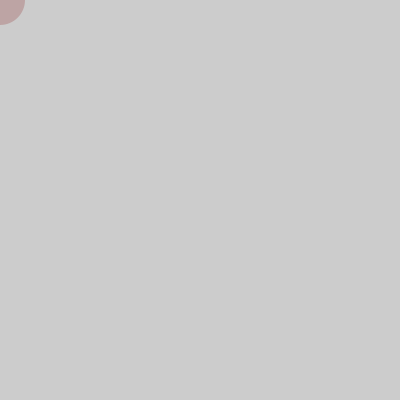
Frame 1 (no input)
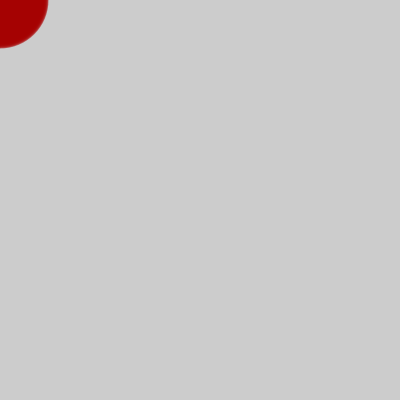
Frame 60 (the mouse pressed at the canvas centre just before this capture)
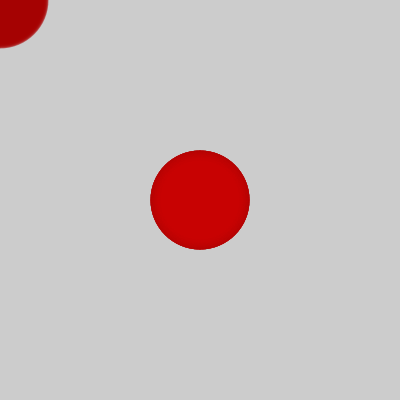
Frame 120 (the mouse held since frame 60 and released just before this capture)

The Processing sketch that drew these frames (run headless with seeded random() and noise(); from frame 60 on, the mouse is pressed at the canvas centre):

// Processing sketch: Red_Snake_Paso_06
// ── Red_Snake_Paso_06.pde
/*
 * Red Snake 
 *
 * Program to create a red snake moving through the screen
 * 
 * Step 6:
 *  - change the circle size with the time
 *  - just like before, you will need a variable to store the size
 *  - you can use the same function as for the color, but changing the frequency
 *  - for a better visual effect, add transparency to the color
 *
 * (c) 2013 D. Cuartielles, Arduino Verkstad, Sweden 
 */
 
int rojo = 255;
int tiempo = 0;
int diametro = 50;
 
void setup() {
  size(400, 400);
}

void draw() {
  tiempo = tiempo + 1;     
  rojo = int(128 * (1 + sin(tiempo * 2 * PI / frameRate / 20))); 
  diametro = int(50 * (1 + sin( tiempo * 2 * PI / frameRate / 5))); // Change the circle's diameter with the time
  
  noStroke();             
  fill(rojo, 0, 0, 50);  // Add a 50% transparency to the color
  ellipse(mouseX, mouseY, diametro, diametro); 
}
